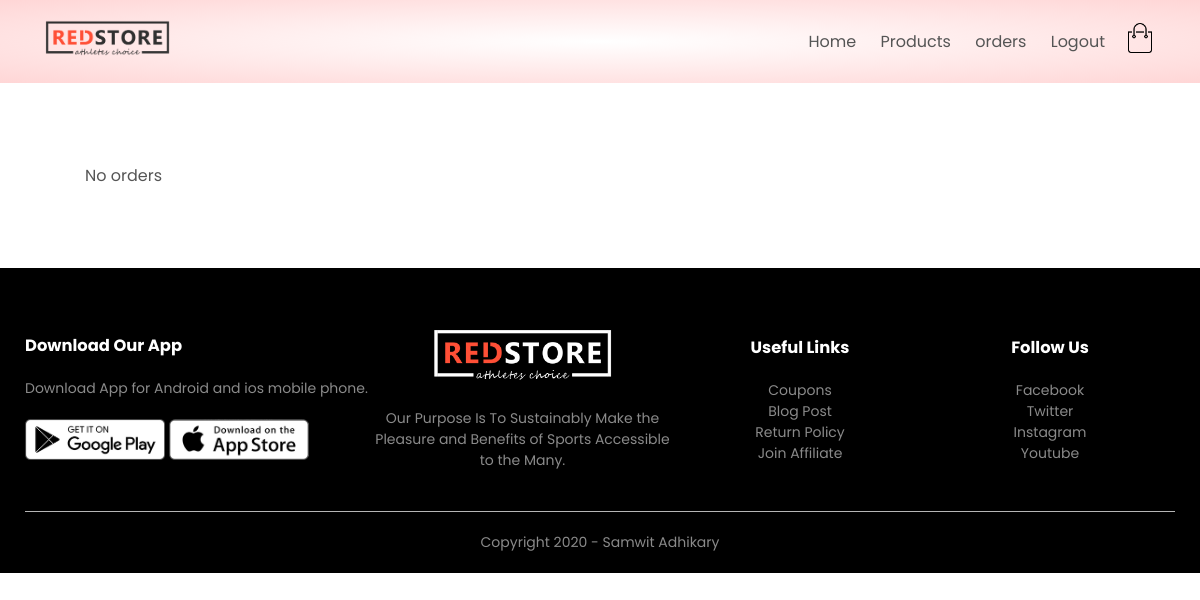
/order/orders (signed in), run on an earlier commit of the app's database.
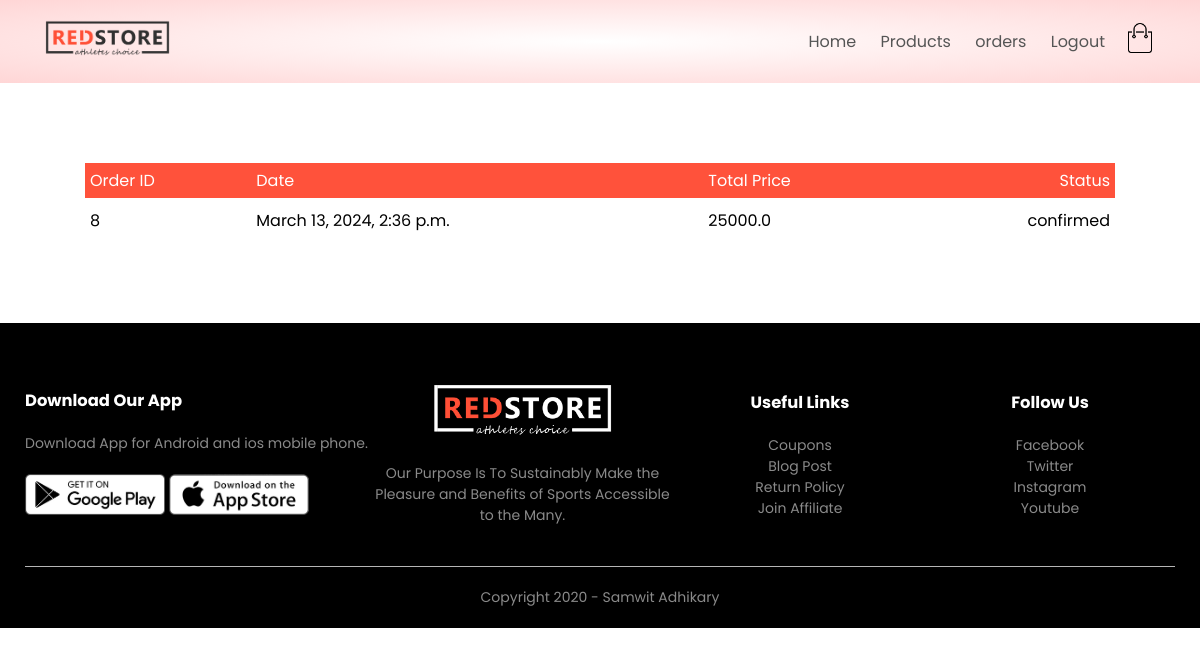
And on a later commit of the database.
### orders/models.py (models this page shows, shortened)
class Order(models.Model):
    LIVE=1
    DELETE=0
    DELETE_CHOICES=((LIVE,'Live'),(DELETE,'Delete'))
    CART_STAGE=0
    ORDER_CONFIRMED=1
    ORDER_PROCESSED=2
    ORDER_DELIVERED=3
    ORDER_REJECTED=4
    STATUS_CHOICE=((ORDER_PROCESSED,"ORDER_PROCESSED"),
                    (ORDER_DELIVERED,"ORDER_DELIVERED"),
                    (ORDER_REJECTED,"ORDER_REJECTED"),
                    (ORDER_CONFIRMED,"ORDER_CONFIRMED")
                    )
    order_status=models.IntegerField(choices=STATUS_CHOICE,default=CART_STAGE)
    total_price=models.FloatField(default=0)
    owner=models.ForeignKey(Customer,on_delete=models.SET_NULL,null=True,related_name='orders')
    delete_status=models.IntegerField(choices=DELETE_CHOICES,default=LIVE)
    created_at=models.DateTimeField(auto_now_add=True)
    updated_at=models.DateTimeField(auto_now=True)

### orders/views.py (the view)
# urls.py: path('/orders', views.show_orders,name='orders'),
@login_required(login_url='account')
def show_orders(request):
    user=request.user
    customer=user.customer_profile
    all_orders=Order.objects.filter(owner=customer).exclude(order_status=Order.CART_STAGE)
    context={'orders':all_orders}
    return render(request,'orders.html',context)

### orders/templatetags/getstatus.py (called while the page is built)
@register.simple_tag(name='getstatus')
def getstatus(status):
    status=status-1
    status_array=['confirmed','pocessed','delivered','rejected']
    return status_array[status]

### templates/orders.html
{% extends 'blank_layout.html' %}
{% block content %}
{% if messages %}
    {% for message in messages %}
        {{ message }}
    {% endfor %}
{% else %}
{% include 'orders_container.html'  %}
{% endif %}
{% endblock content %}

### templates/orders_container.html
<div class="small-container cart-page">
    {% load getstatus %}
    {% if orders %}
    <table>
        <tbody><tr>
            <th>Order ID</th>
            <th>Date</th>
            <th>Total Price</th>
            <th>Status</th>
        </tr>
        {% for order in orders %}
        <tr>
            <td>{{ order.id }}</td>
            <td>{{ order.created_at }}</td>
            <td>{{ order.total_price }}</td>
            <td>{% getstatus order.order_status %}</td>
        </tr>
        {% endfor %}
    </tbody></table>
    {% else %}
    <p>No orders</p>
    {% endif %}
</div>

What changed in the data, as far as the page shows it:
added Order: id "8", created_at "March 13, 2024, 2:36 p.m.", total_price "25000.0", order_status "confirmed"
Also different on the page:
text no longer shown: "No orders"
text now shown: "Order ID Date Total Price Status"
